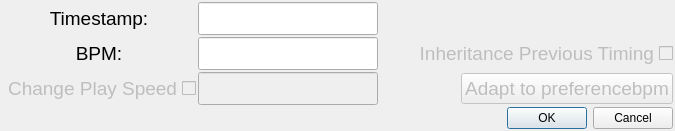
<?xml version="1.0" encoding="UTF-8"?>
<ui version="4.0">
 <class>NewTimingGuide</class>
 <widget class="QDialog" name="NewTimingGuide">
  <property name="geometry">
   <rect>
    <x>0</x>
    <y>0</y>
    <width>675</width>
    <height>118</height>
   </rect>
  </property>
  <property name="windowTitle">
   <string>New Timing</string>
  </property>
  <layout class="QGridLayout" name="gridLayout" columnstretch="0,0,0,0">
   <property name="leftMargin">
    <number>2</number>
   </property>
   <property name="topMargin">
    <number>2</number>
   </property>
   <property name="rightMargin">
    <number>2</number>
   </property>
   <property name="bottomMargin">
    <number>2</number>
   </property>
   <property name="spacing">
    <number>2</number>
   </property>
   <item row="4" column="3">
    <widget class="QDialogButtonBox" name="buttonBox">
     <property name="orientation">
      <enum>Qt::Orientation::Horizontal</enum>
     </property>
     <property name="standardButtons">
      <set>QDialogButtonBox::StandardButton::Cancel|QDialogButtonBox::StandardButton::Ok</set>
     </property>
    </widget>
   </item>
   <item row="0" column="0">
    <widget class="QLabel" name="timestamp_label">
     <property name="font">
      <font>
       <pointsize>14</pointsize>
      </font>
     </property>
     <property name="text">
      <string>Timestamp:</string>
     </property>
     <property name="alignment">
      <set>Qt::AlignmentFlag::AlignCenter</set>
     </property>
    </widget>
   </item>
   <item row="2" column="1">
    <widget class="QLineEdit" name="bpm_edit">
     <property name="font">
      <font>
       <pointsize>16</pointsize>
      </font>
     </property>
     <property name="alignment">
      <set>Qt::AlignmentFlag::AlignCenter</set>
     </property>
    </widget>
   </item>
   <item row="3" column="3">
    <widget class="QWidget" name="widget" native="true">
     <layout class="QHBoxLayout" name="horizontalLayout" stretch="0,0">
      <property name="spacing">
       <number>0</number>
      </property>
      <property name="leftMargin">
       <number>0</number>
      </property>
      <property name="topMargin">
       <number>0</number>
      </property>
      <property name="rightMargin">
       <number>0</number>
      </property>
      <property name="bottomMargin">
       <number>0</number>
      </property>
      <item>
       <spacer name="horizontalSpacer">
        <property name="orientation">
         <enum>Qt::Orientation::Horizontal</enum>
        </property>
        <property name="sizeHint" stdset="0">
         <size>
          <width>93</width>
          <height>20</height>
         </size>
        </property>
       </spacer>
      </item>
      <item>
       <widget class="QPushButton" name="adapt_to_preferencebpm">
        <property name="enabled">
         <bool>false</bool>
        </property>
        <property name="font">
         <font>
          <pointsize>14</pointsize>
         </font>
        </property>
        <property name="text">
         <string>Adapt to preferencebpm</string>
        </property>
       </widget>
      </item>
     </layout>
    </widget>
   </item>
   <item row="3" column="0">
    <widget class="QCheckBox" name="enable_speed_changing">
     <property name="enabled">
      <bool>false</bool>
     </property>
     <property name="font">
      <font>
       <pointsize>14</pointsize>
      </font>
     </property>
     <property name="toolTip">
      <string>Not supported yet</string>
     </property>
     <property name="layoutDirection">
      <enum>Qt::LayoutDirection::RightToLeft</enum>
     </property>
     <property name="text">
      <string>Change Play Speed</string>
     </property>
     <property name="tristate">
      <bool>false</bool>
     </property>
    </widget>
   </item>
   <item row="0" column="1">
    <widget class="QLineEdit" name="timestamp_edit">
     <property name="font">
      <font>
       <pointsize>16</pointsize>
      </font>
     </property>
     <property name="alignment">
      <set>Qt::AlignmentFlag::AlignCenter</set>
     </property>
    </widget>
   </item>
   <item row="3" column="1">
    <widget class="QLineEdit" name="play_speed_edit">
     <property name="enabled">
      <bool>false</bool>
     </property>
     <property name="font">
      <font>
       <pointsize>16</pointsize>
      </font>
     </property>
     <property name="alignment">
      <set>Qt::AlignmentFlag::AlignCenter</set>
     </property>
    </widget>
   </item>
   <item row="2" column="0">
    <widget class="QLabel" name="bpm_label">
     <property name="font">
      <font>
       <pointsize>14</pointsize>
      </font>
     </property>
     <property name="text">
      <string notr="true">BPM:</string>
     </property>
     <property name="alignment">
      <set>Qt::AlignmentFlag::AlignCenter</set>
     </property>
    </widget>
   </item>
   <item row="2" column="3">
    <widget class="QWidget" name="in" native="true">
     <layout class="QHBoxLayout" name="horizontalLayout_2" stretch="0,1">
      <property name="spacing">
       <number>0</number>
      </property>
      <property name="leftMargin">
       <number>0</number>
      </property>
      <property name="topMargin">
       <number>0</number>
      </property>
      <property name="rightMargin">
       <number>0</number>
      </property>
      <property name="bottomMargin">
       <number>0</number>
      </property>
      <item>
       <spacer name="horizontalSpacer_2">
        <property name="orientation">
         <enum>Qt::Orientation::Horizontal</enum>
        </property>
        <property name="sizeHint" stdset="0">
         <size>
          <width>40</width>
          <height>20</height>
         </size>
        </property>
       </spacer>
      </item>
      <item>
       <widget class="QCheckBox" name="inheritable_checkbox">
        <property name="enabled">
         <bool>false</bool>
        </property>
        <property name="font">
         <font>
          <pointsize>14</pointsize>
         </font>
        </property>
        <property name="toolTip">
         <string>Not supported yet</string>
        </property>
        <property name="layoutDirection">
         <enum>Qt::LayoutDirection::RightToLeft</enum>
        </property>
        <property name="text">
         <string>Inheritance Previous Timing</string>
        </property>
       </widget>
      </item>
     </layout>
    </widget>
   </item>
  </layout>
 </widget>
 <resources/>
 <connections>
  <connection>
   <sender>buttonBox</sender>
   <signal>accepted()</signal>
   <receiver>NewTimingGuide</receiver>
   <slot>accept()</slot>
   <hints>
    <hint type="sourcelabel">
     <x>248</x>
     <y>254</y>
    </hint>
    <hint type="destinationlabel">
     <x>157</x>
     <y>274</y>
    </hint>
   </hints>
  </connection>
  <connection>
   <sender>buttonBox</sender>
   <signal>rejected()</signal>
   <receiver>NewTimingGuide</receiver>
   <slot>reject()</slot>
   <hints>
    <hint type="sourcelabel">
     <x>316</x>
     <y>260</y>
    </hint>
    <hint type="destinationlabel">
     <x>286</x>
     <y>274</y>
    </hint>
   </hints>
  </connection>
 </connections>
</ui>
